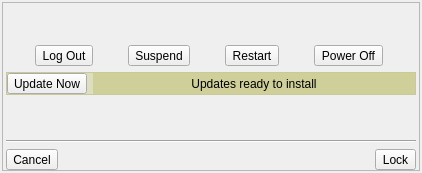
<?xml version="1.0" encoding="UTF-8"?>
<ui version="4.0">
 <class>SystemWindow</class>
 <widget class="QDialog" name="SystemWindow">
  <property name="geometry">
   <rect>
    <x>0</x>
    <y>0</y>
    <width>422</width>
    <height>173</height>
   </rect>
  </property>
  <property name="windowTitle">
   <string>System Options</string>
  </property>
  <layout class="QVBoxLayout" name="verticalLayout">
   <property name="leftMargin">
    <number>2</number>
   </property>
   <property name="topMargin">
    <number>2</number>
   </property>
   <property name="rightMargin">
    <number>2</number>
   </property>
   <property name="bottomMargin">
    <number>2</number>
   </property>
   <item>
    <widget class="QFrame" name="frame">
     <property name="frameShape">
      <enum>QFrame::StyledPanel</enum>
     </property>
     <property name="frameShadow">
      <enum>QFrame::Raised</enum>
     </property>
     <layout class="QVBoxLayout" name="verticalLayout_2">
      <property name="leftMargin">
       <number>3</number>
      </property>
      <property name="topMargin">
       <number>3</number>
      </property>
      <property name="rightMargin">
       <number>3</number>
      </property>
      <property name="bottomMargin">
       <number>0</number>
      </property>
      <item>
       <spacer name="verticalSpacer_2">
        <property name="orientation">
         <enum>Qt::Vertical</enum>
        </property>
        <property name="sizeHint" stdset="0">
         <size>
          <width>20</width>
          <height>40</height>
         </size>
        </property>
       </spacer>
      </item>
      <item>
       <layout class="QHBoxLayout" name="horizontalLayout">
        <item>
         <widget class="QToolButton" name="tool_logout">
          <property name="text">
           <string>Log Out</string>
          </property>
          <property name="iconSize">
           <size>
            <width>64</width>
            <height>64</height>
           </size>
          </property>
          <property name="toolButtonStyle">
           <enum>Qt::ToolButtonTextUnderIcon</enum>
          </property>
         </widget>
        </item>
        <item>
         <widget class="QToolButton" name="tool_suspend">
          <property name="text">
           <string>Suspend</string>
          </property>
          <property name="iconSize">
           <size>
            <width>64</width>
            <height>64</height>
           </size>
          </property>
          <property name="toolButtonStyle">
           <enum>Qt::ToolButtonTextUnderIcon</enum>
          </property>
         </widget>
        </item>
        <item>
         <widget class="QToolButton" name="tool_restart">
          <property name="text">
           <string>Restart</string>
          </property>
          <property name="iconSize">
           <size>
            <width>64</width>
            <height>64</height>
           </size>
          </property>
          <property name="toolButtonStyle">
           <enum>Qt::ToolButtonTextUnderIcon</enum>
          </property>
         </widget>
        </item>
        <item>
         <widget class="QToolButton" name="tool_shutdown">
          <property name="text">
           <string>Power Off</string>
          </property>
          <property name="iconSize">
           <size>
            <width>64</width>
            <height>64</height>
           </size>
          </property>
          <property name="toolButtonStyle">
           <enum>Qt::ToolButtonTextUnderIcon</enum>
          </property>
         </widget>
        </item>
       </layout>
      </item>
      <item>
       <widget class="QFrame" name="frame_update">
        <property name="styleSheet">
         <string notr="true">QFrame{ background-color: rgba(150,150,0,50); }</string>
        </property>
        <property name="frameShape">
         <enum>QFrame::StyledPanel</enum>
        </property>
        <layout class="QHBoxLayout" name="horizontalLayout_3">
         <property name="leftMargin">
          <number>0</number>
         </property>
         <property name="topMargin">
          <number>0</number>
         </property>
         <property name="rightMargin">
          <number>0</number>
         </property>
         <property name="bottomMargin">
          <number>0</number>
         </property>
         <item>
          <widget class="QToolButton" name="tool_restart_updates">
           <property name="sizePolicy">
            <sizepolicy hsizetype="Preferred" vsizetype="Preferred">
             <horstretch>0</horstretch>
             <verstretch>0</verstretch>
            </sizepolicy>
           </property>
           <property name="text">
            <string>Update Now</string>
           </property>
           <property name="iconSize">
            <size>
             <width>32</width>
             <height>32</height>
            </size>
           </property>
           <property name="toolButtonStyle">
            <enum>Qt::ToolButtonTextUnderIcon</enum>
           </property>
          </widget>
         </item>
         <item>
          <widget class="QLabel" name="label">
           <property name="sizePolicy">
            <sizepolicy hsizetype="Expanding" vsizetype="Preferred">
             <horstretch>0</horstretch>
             <verstretch>0</verstretch>
            </sizepolicy>
           </property>
           <property name="text">
            <string>Updates ready to install</string>
           </property>
           <property name="alignment">
            <set>Qt::AlignCenter</set>
           </property>
           <property name="wordWrap">
            <bool>true</bool>
           </property>
          </widget>
         </item>
        </layout>
       </widget>
      </item>
      <item>
       <spacer name="verticalSpacer">
        <property name="orientation">
         <enum>Qt::Vertical</enum>
        </property>
        <property name="sizeHint" stdset="0">
         <size>
          <width>20</width>
          <height>40</height>
         </size>
        </property>
       </spacer>
      </item>
      <item>
       <widget class="Line" name="line">
        <property name="orientation">
         <enum>Qt::Horizontal</enum>
        </property>
       </widget>
      </item>
      <item>
       <layout class="QHBoxLayout" name="horizontalLayout_2">
        <item>
         <widget class="QToolButton" name="push_cancel">
          <property name="text">
           <string>Cancel</string>
          </property>
          <property name="iconSize">
           <size>
            <width>32</width>
            <height>32</height>
           </size>
          </property>
          <property name="toolButtonStyle">
           <enum>Qt::ToolButtonTextUnderIcon</enum>
          </property>
         </widget>
        </item>
        <item>
         <spacer name="horizontalSpacer">
          <property name="orientation">
           <enum>Qt::Horizontal</enum>
          </property>
          <property name="sizeHint" stdset="0">
           <size>
            <width>40</width>
            <height>20</height>
           </size>
          </property>
         </spacer>
        </item>
        <item>
         <widget class="QToolButton" name="push_lock">
          <property name="text">
           <string>Lock</string>
          </property>
          <property name="iconSize">
           <size>
            <width>32</width>
            <height>32</height>
           </size>
          </property>
          <property name="toolButtonStyle">
           <enum>Qt::ToolButtonTextUnderIcon</enum>
          </property>
         </widget>
        </item>
       </layout>
      </item>
     </layout>
    </widget>
   </item>
  </layout>
 </widget>
 <resources/>
 <connections/>
</ui>
